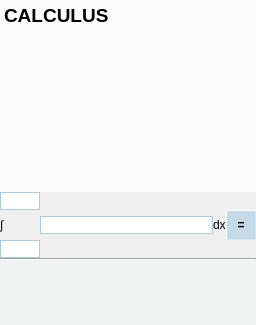
      <widget class="QWidget" name="tab_CALC">
       <attribute name="title">
        <string> CALCULUS </string>
       </attribute>
       <layout class="QGridLayout" name="gridLayout_3">
        <property name="leftMargin">
         <number>0</number>
        </property>
        <property name="topMargin">
         <number>0</number>
        </property>
        <property name="rightMargin">
         <number>0</number>
        </property>
        <property name="bottomMargin">
         <number>0</number>
        </property>
        <property name="spacing">
         <number>0</number>
        </property>
        <item row="9" column="0" colspan="6">
         <widget class="QLineEdit" name="CalcRes">
          <property name="minimumSize">
           <size>
            <width>0</width>
            <height>64</height>
           </size>
          </property>
          <property name="styleSheet">
           <string notr="true">QLineEdit {
    background-color: #F0F3F4; 
	border: 0px solid gray;
	color: #000000;
	
	
	
	font: 75 34pt &quot;Segoe UI&quot;;
	font-weight: Bold;
}</string>
          </property>
          <property name="text">
           <string/>
          </property>
          <property name="alignment">
           <set>Qt::AlignRight|Qt::AlignTrailing|Qt::AlignVCenter</set>
          </property>
          <property name="readOnly">
           <bool>true</bool>
          </property>
         </widget>
        </item>
        <item row="4" column="0">
         <widget class="QLabel" name="CalcSym">
          <property name="sizePolicy">
           <sizepolicy hsizetype="Fixed" vsizetype="Fixed">
            <horstretch>0</horstretch>
            <verstretch>0</verstretch>
           </sizepolicy>
          </property>
          <property name="styleSheet">
           <string notr="true">QLabel {
	font: 30pt &quot;Cambria Math&quot;;
	font-weight: normal;
}</string>
          </property>
          <property name="text">
           <string>∫</string>
          </property>
         </widget>
        </item>
        <item row="0" column="0" colspan="6">
         <widget class="QTextEdit" name="Title_5">
          <property name="styleSheet">
           <string notr="true">QTextEdit {
    background-color: #fbfcfc; 
	border: 0px solid gray;
	color: #000000;
	font: 75 11pt &quot;Arial&quot;;
	font-weight: Bold;
}</string>
          </property>
          <property name="verticalScrollBarPolicy">
           <enum>Qt::ScrollBarAlwaysOff</enum>
          </property>
          <property name="horizontalScrollBarPolicy">
           <enum>Qt::ScrollBarAlwaysOff</enum>
          </property>
          <property name="readOnly">
           <bool>true</bool>
          </property>
          <property name="html">
           <string>&lt;!DOCTYPE HTML PUBLIC &quot;-//W3C//DTD HTML 4.0//EN&quot; &quot;http://www.w3.org/TR/REC-html40/strict.dtd&quot;&gt;
&lt;html&gt;&lt;head&gt;&lt;meta name=&quot;qrichtext&quot; content=&quot;1&quot; /&gt;&lt;style type=&quot;text/css&quot;&gt;
p, li { white-space: pre-wrap; }
&lt;/style&gt;&lt;/head&gt;&lt;body style=&quot; font-family:'Arial'; font-size:11pt; font-weight:600; font-style:normal;&quot;&gt;
&lt;p style=&quot; margin-top:12px; margin-bottom:12px; margin-left:0px; margin-right:0px; -qt-block-indent:0; text-indent:0px;&quot;&gt;&lt;span style=&quot; font-family:'Arial Black,sans-serif'; font-size:14pt;&quot;&gt;CALCULUS&lt;/span&gt;&lt;/p&gt;&lt;/body&gt;&lt;/html&gt;</string>
          </property>
          <property name="textInteractionFlags">
           <set>Qt::NoTextInteraction</set>
          </property>
          <property name="placeholderText">
           <string/>
          </property>
         </widget>
        </item>
        <item row="8" column="0" colspan="6">
         <widget class="Line" name="line">
          <property name="sizePolicy">
           <sizepolicy hsizetype="Expanding" vsizetype="Fixed">
            <horstretch>0</horstretch>
            <verstretch>0</verstretch>
           </sizepolicy>
          </property>
          <property name="orientation">
           <enum>Qt::Horizontal</enum>
          </property>
         </widget>
        </item>
        <item row="4" column="1">
         <widget class="QLineEdit" name="CalcExpr">
          <property name="styleSheet">
           <string notr="true">QLineEdit {
	
	border: 1px solid rgb(169, 204, 227);
	font: 14pt &quot;Times New Roman&quot;;
	font-weight: normal;
}</string>
          </property>
          <property name="text">
           <string/>
          </property>
         </widget>
        </item>
        <item row="6" column="0">
         <widget class="QLineEdit" name="Lower">
          <property name="sizePolicy">
           <sizepolicy hsizetype="Maximum" vsizetype="Fixed">
            <horstretch>0</horstretch>
            <verstretch>0</verstretch>
           </sizepolicy>
          </property>
          <property name="maximumSize">
           <size>
            <width>40</width>
            <height>16777215</height>
           </size>
          </property>
          <property name="layoutDirection">
           <enum>Qt::LeftToRight</enum>
          </property>
          <property name="styleSheet">
           <string notr="true">QLineEdit {
	
	border: 1px solid rgb(169, 204, 227);
	font: 9pt &quot;Times New Roman&quot;;
	font-weight: normal;
}</string>
          </property>
          <property name="text">
           <string/>
          </property>
          <property name="alignment">
           <set>Qt::AlignCenter</set>
          </property>
         </widget>
        </item>
        <item row="6" column="1">
         <widget class="QLabel" name="dummy3">
          <property name="text">
           <string/>
          </property>
         </widget>
        </item>
        <item row="4" column="2">
         <widget class="QLabel" name="Dx">
          <property name="sizePolicy">
           <sizepolicy hsizetype="Fixed" vsizetype="Fixed">
            <horstretch>0</horstretch>
            <verstretch>0</verstretch>
           </sizepolicy>
          </property>
          <property name="styleSheet">
           <string notr="true">QLabel {
	font: 14pt &quot;Cambria Math&quot;;
	font-weight: normal;
}</string>
          </property>
          <property name="text">
           <string>dx</string>
          </property>
         </widget>
        </item>
        <item row="1" column="1">
         <widget class="QLabel" name="dummy2">
          <property name="text">
           <string/>
          </property>
         </widget>
        </item>
        <item row="1" column="0">
         <widget class="QLineEdit" name="Upper">
          <property name="sizePolicy">
           <sizepolicy hsizetype="Maximum" vsizetype="Fixed">
            <horstretch>0</horstretch>
            <verstretch>0</verstretch>
           </sizepolicy>
          </property>
          <property name="maximumSize">
           <size>
            <width>40</width>
            <height>16777215</height>
           </size>
          </property>
          <property name="styleSheet">
           <string notr="true">QLineEdit {
	
	border: 1px solid rgb(169, 204, 227);
	font: 9pt &quot;Times New Roman&quot;;
	font-weight: normal;
}</string>
          </property>
          <property name="alignment">
           <set>Qt::AlignCenter</set>
          </property>
         </widget>
        </item>
        <item row="4" column="4">
         <widget class="QPushButton" name="OK">
          <property name="sizePolicy">
           <sizepolicy hsizetype="Maximum" vsizetype="Fixed">
            <horstretch>0</horstretch>
            <verstretch>0</verstretch>
           </sizepolicy>
          </property>
          <property name="minimumSize">
           <size>
            <width>30</width>
            <height>30</height>
           </size>
          </property>
          <property name="maximumSize">
           <size>
            <width>30</width>
            <height>30</height>
           </size>
          </property>
          <property name="styleSheet">
           <string notr="true">QPushButton {
	border:1px solid rgb(212, 230, 241);
	border-style: outset;
	background-color: rgba(169, 204, 227, 155);
	
	font: 75 9pt &quot;Arial&quot;;
	font-weight: Bold;
}
QPushButton:hover {
	
	border:1px solid rgb(212, 230, 241);
	border-style: outset;
	background-color: qlineargradient(spread:reflect, x1:0, y1:0.097, x2:1, y2:0.881, stop:0.124378 rgba(84, 153, 199, 105), stop:0.656716 rgba(36, 113, 163, 104));
}
QPushButton:pressed {
	
	border:1px solid rgb(212, 230, 241);
	border-style: outset;
	background-color: qlineargradient(spread:reflect, x1:0, y1:0.097, x2:1, y2:0.881, stop:0.124378 rgba(84, 153, 199, 165), stop:0.656716 rgba(36, 113, 163, 164));
}</string>
          </property>
          <property name="text">
           <string>=</string>
          </property>
         </widget>
        </item>
       </layout>
      </widget>
